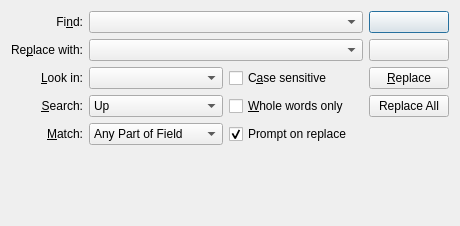
<?xml version="1.0" encoding="UTF-8"?>
<ui version="4.0">
 <class>KexiFindDialog</class>
 <widget class="QDialog" name="KexiFindDialog">
  <property name="geometry">
   <rect>
    <x>0</x>
    <y>0</y>
    <width>460</width>
    <height>226</height>
   </rect>
  </property>
  <property name="windowTitle">
   <string notr="true"/>
  </property>
  <layout class="QGridLayout">
   <item row="2" column="0">
    <widget class="QLabel" name="textLabel2_2">
     <property name="text">
      <string comment="Look in field:">&amp;Look in:</string>
     </property>
     <property name="alignment">
      <set>Qt::AlignRight|Qt::AlignTrailing|Qt::AlignVCenter</set>
     </property>
     <property name="wordWrap">
      <bool>false</bool>
     </property>
     <property name="buddy">
      <cstring>m_lookIn</cstring>
     </property>
    </widget>
   </item>
   <item row="3" column="0">
    <widget class="QLabel" name="textLabel2_2_2">
     <property name="text">
      <string>&amp;Search:</string>
     </property>
     <property name="alignment">
      <set>Qt::AlignRight|Qt::AlignTrailing|Qt::AlignVCenter</set>
     </property>
     <property name="wordWrap">
      <bool>false</bool>
     </property>
     <property name="buddy">
      <cstring>m_search</cstring>
     </property>
    </widget>
   </item>
   <item row="3" column="2">
    <widget class="QCheckBox" name="m_wholeWords">
     <property name="focusPolicy">
      <enum>Qt::WheelFocus</enum>
     </property>
     <property name="text">
      <string comment="Match: Whole words only">&amp;Whole words only</string>
     </property>
    </widget>
   </item>
   <item row="0" column="0">
    <widget class="QLabel" name="textLabel1">
     <property name="text">
      <string>Fi&amp;nd:</string>
     </property>
     <property name="alignment">
      <set>Qt::AlignRight|Qt::AlignTrailing|Qt::AlignVCenter</set>
     </property>
     <property name="wordWrap">
      <bool>false</bool>
     </property>
     <property name="buddy">
      <cstring>m_textToFind</cstring>
     </property>
    </widget>
   </item>
   <item row="2" column="1">
    <widget class="KComboBox" name="m_lookIn">
     <property name="focusPolicy">
      <enum>Qt::StrongFocus</enum>
     </property>
    </widget>
   </item>
   <item row="0" column="1" colspan="2">
    <widget class="KHistoryComboBox" name="m_textToFind">
     <property name="sizePolicy">
      <sizepolicy hsizetype="Minimum" vsizetype="Fixed">
       <horstretch>1</horstretch>
       <verstretch>0</verstretch>
      </sizepolicy>
     </property>
     <property name="maxCount">
      <number>10</number>
     </property>
     <property name="duplicatesEnabled">
      <bool>false</bool>
     </property>
     <property name="autoCompletion">
      <bool>true</bool>
     </property>
    </widget>
   </item>
   <item row="1" column="0">
    <widget class="QLabel" name="m_replaceLbl">
     <property name="sizePolicy">
      <sizepolicy hsizetype="Fixed" vsizetype="Preferred">
       <horstretch>0</horstretch>
       <verstretch>0</verstretch>
      </sizepolicy>
     </property>
     <property name="text">
      <string comment="Replace all occurences with">Re&amp;place with:</string>
     </property>
     <property name="alignment">
      <set>Qt::AlignRight|Qt::AlignTrailing|Qt::AlignVCenter</set>
     </property>
     <property name="wordWrap">
      <bool>false</bool>
     </property>
     <property name="buddy">
      <cstring>m_textToReplace</cstring>
     </property>
    </widget>
   </item>
   <item row="4" column="2">
    <widget class="QCheckBox" name="m_promptOnReplace">
     <property name="focusPolicy">
      <enum>Qt::WheelFocus</enum>
     </property>
     <property name="text">
      <string>Prompt on replace</string>
     </property>
     <property name="checked">
      <bool>true</bool>
     </property>
    </widget>
   </item>
   <item row="1" column="1" colspan="2">
    <widget class="KHistoryComboBox" name="m_textToReplace">
     <property name="maxCount">
      <number>10</number>
     </property>
     <property name="duplicatesEnabled">
      <bool>false</bool>
     </property>
     <property name="autoCompletion">
      <bool>true</bool>
     </property>
    </widget>
   </item>
   <item row="4" column="0">
    <widget class="QLabel" name="textLabel2_2_3">
     <property name="text">
      <string>&amp;Match:</string>
     </property>
     <property name="alignment">
      <set>Qt::AlignRight|Qt::AlignTrailing|Qt::AlignVCenter</set>
     </property>
     <property name="wordWrap">
      <bool>false</bool>
     </property>
     <property name="buddy">
      <cstring>m_match</cstring>
     </property>
    </widget>
   </item>
   <item row="2" column="2">
    <widget class="QCheckBox" name="m_caseSensitive">
     <property name="focusPolicy">
      <enum>Qt::WheelFocus</enum>
     </property>
     <property name="text">
      <string comment="Match: Case sensitive">C&amp;ase sensitive</string>
     </property>
    </widget>
   </item>
   <item row="4" column="1">
    <widget class="KComboBox" name="m_match">
     <property name="focusPolicy">
      <enum>Qt::StrongFocus</enum>
     </property>
     <item>
      <property name="text">
       <string comment="Match: Any Part of Field">Any Part of Field</string>
      </property>
     </item>
     <item>
      <property name="text">
       <string comment="Match: Whole Field">Whole Field</string>
      </property>
     </item>
     <item>
      <property name="text">
       <string comment="Match: Start of Field">Start of Field</string>
      </property>
     </item>
    </widget>
   </item>
   <item row="3" column="1">
    <widget class="KComboBox" name="m_search">
     <property name="focusPolicy">
      <enum>Qt::StrongFocus</enum>
     </property>
     <item>
      <property name="text">
       <string comment="Search Up">Up</string>
      </property>
     </item>
     <item>
      <property name="text">
       <string comment="Search Down">Down</string>
      </property>
     </item>
     <item>
      <property name="text">
       <string comment="Look In All Rows">All Rows</string>
      </property>
     </item>
    </widget>
   </item>
   <item row="0" column="3" rowspan="8">
    <layout class="QVBoxLayout">
     <property name="margin">
      <number>0</number>
     </property>
     <item>
      <widget class="KPushButton" name="m_btnFind">
       <property name="sizePolicy">
        <sizepolicy hsizetype="Preferred" vsizetype="Fixed">
         <horstretch>0</horstretch>
         <verstretch>0</verstretch>
        </sizepolicy>
       </property>
       <property name="text">
        <string/>
       </property>
       <property name="shortcut">
        <string/>
       </property>
       <property name="autoDefault">
        <bool>true</bool>
       </property>
       <property name="default">
        <bool>true</bool>
       </property>
      </widget>
     </item>
     <item>
      <widget class="KPushButton" name="m_btnClose">
       <property name="sizePolicy">
        <sizepolicy hsizetype="Preferred" vsizetype="Fixed">
         <horstretch>0</horstretch>
         <verstretch>0</verstretch>
        </sizepolicy>
       </property>
       <property name="text">
        <string/>
       </property>
      </widget>
     </item>
     <item>
      <widget class="KPushButton" name="m_btnReplace">
       <property name="sizePolicy">
        <sizepolicy hsizetype="Preferred" vsizetype="Fixed">
         <horstretch>0</horstretch>
         <verstretch>0</verstretch>
        </sizepolicy>
       </property>
       <property name="text">
        <string>&amp;Replace</string>
       </property>
      </widget>
     </item>
     <item>
      <widget class="KPushButton" name="m_btnReplaceAll">
       <property name="sizePolicy">
        <sizepolicy hsizetype="Preferred" vsizetype="Fixed">
         <horstretch>0</horstretch>
         <verstretch>0</verstretch>
        </sizepolicy>
       </property>
       <property name="text">
        <string comment="Replace All Occurences">Replace All</string>
       </property>
      </widget>
     </item>
     <item>
      <spacer>
       <property name="orientation">
        <enum>Qt::Vertical</enum>
       </property>
       <property name="sizeHint" stdset="0">
        <size>
         <width>20</width>
         <height>5</height>
        </size>
       </property>
      </spacer>
     </item>
    </layout>
   </item>
   <item row="6" column="0" colspan="3">
    <widget class="QLabel" name="m_messageLabel">
     <property name="text">
      <string/>
     </property>
     <property name="wordWrap">
      <bool>false</bool>
     </property>
    </widget>
   </item>
  </layout>
 </widget>
 <layoutdefault spacing="6" margin="11"/>
 <customwidgets>
  <customwidget>
   <class>KComboBox</class>
   <extends>QComboBox</extends>
   <header>kcombobox.h</header>
  </customwidget>
  <customwidget>
   <class>KPushButton</class>
   <extends>QPushButton</extends>
   <header>kpushbutton.h</header>
  </customwidget>
  <customwidget>
   <class>KHistoryComboBox</class>
   <extends>KComboBox</extends>
   <header>khistorycombobox.h</header>
  </customwidget>
 </customwidgets>
 <tabstops>
  <tabstop>m_textToFind</tabstop>
  <tabstop>m_textToReplace</tabstop>
  <tabstop>m_btnFind</tabstop>
  <tabstop>m_btnClose</tabstop>
  <tabstop>m_btnReplace</tabstop>
  <tabstop>m_btnReplaceAll</tabstop>
  <tabstop>m_lookIn</tabstop>
  <tabstop>m_search</tabstop>
  <tabstop>m_match</tabstop>
  <tabstop>m_caseSensitive</tabstop>
  <tabstop>m_wholeWords</tabstop>
  <tabstop>m_promptOnReplace</tabstop>
 </tabstops>
 <resources/>
 <connections>
  <connection>
   <sender>m_btnClose</sender>
   <signal>clicked()</signal>
   <receiver>KexiFindDialog</receiver>
   <slot>reject()</slot>
   <hints>
    <hint type="sourcelabel">
     <x>20</x>
     <y>20</y>
    </hint>
    <hint type="destinationlabel">
     <x>20</x>
     <y>20</y>
    </hint>
   </hints>
  </connection>
 </connections>
</ui>
